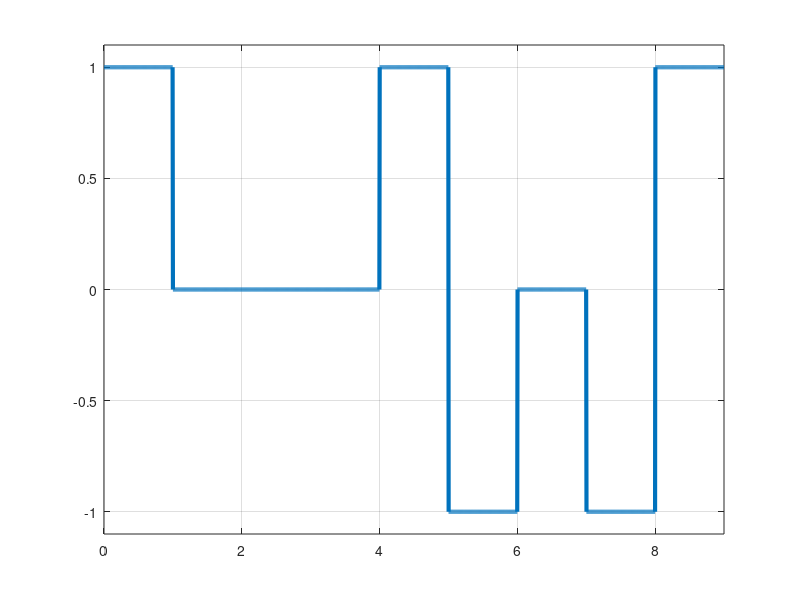

This figure's MATLAB source:
in_bits = [1 0 0 0 0 0 0 0 0];
bitrate = 1;
count_zero = 0;
bits = zeros(1,length(in_bits));
voltage = 1;

%% Substitution
for i = 1:length(in_bits)
    if in_bits(i)==0
        bits(i)=0;
        count_zero = count_zero + 1;
    else
        bits(i)=1;
        count_zero=0;
    end
    if count_zero==8
        bits(i-4) = 'V';
        bits(i-3) = 'B';
        bits(i-1) = 'V';
        bits(i) = 'B';
        count_zero = 0;
    end
end

T = length(bits)/bitrate;
n = 200;
N = n*length(bits);
dt = T/(N-1);
t = 0:dt:T;
signal = zeros(1,length(t));

%% B8ZS
pre_value = -voltage;

for i = 0:length(bits)-1
    if bits(i+1)=='B'
        signal(i*n+1:(i+1)*n) = -pre_value;
        pre_value = -pre_value;
    elseif bits(i+1)=='V'
        signal(i*n+1:(i+1)*n) = pre_value;
    elseif bits(i+1) == 0
        signal(i*n+1:(i+1)*n) = 0;
    else
        signal(i*n+1:(i+1)*n) = -pre_value;
        pre_value = -pre_value;
    end
end

figure;
plot(t,signal,'LineWidth',3);
axis([0 t(end) -1.1 1.1])
grid on;

%% Demodulation
num_of_bits = T*bitrate;
out_bits = zeros(1,num_of_bits);
same_value = 0;
track_sig_pos = 0;
track_one_pos = 0;

m = length(signal)/num_of_bits;

j = 1;

for k=1:m:length(signal)
    if k == track_sig_pos + m
        continue;
    end
    if signal(k)==0
        out_bits(j) = 0;
    else
        if signal(k)==same_value && j==track_one_pos+2
            out_bits(j-3:j+1)=0;
            track_sig_pos = k;
            same_value = 0;
            j = j+1;
        else
            out_bits(j)=1;
            track_one_pos = j;
            same_value = signal(k);
        end
    end
    j++;
end

disp(out_bits);
